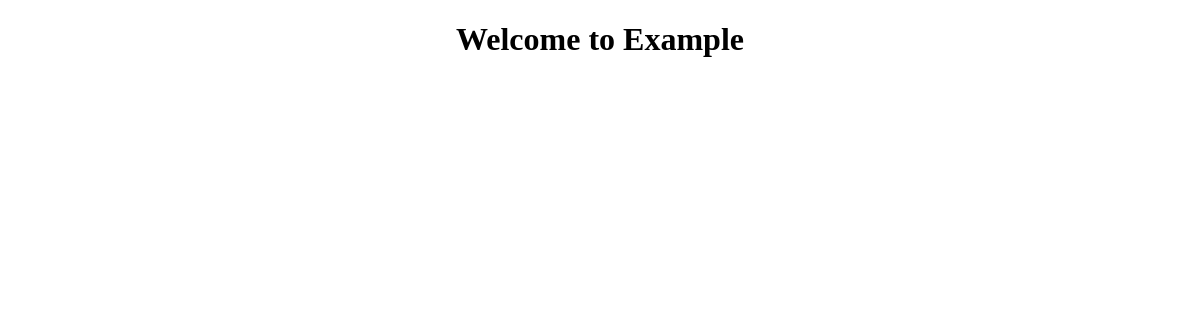
The app's page /app1/, older data.
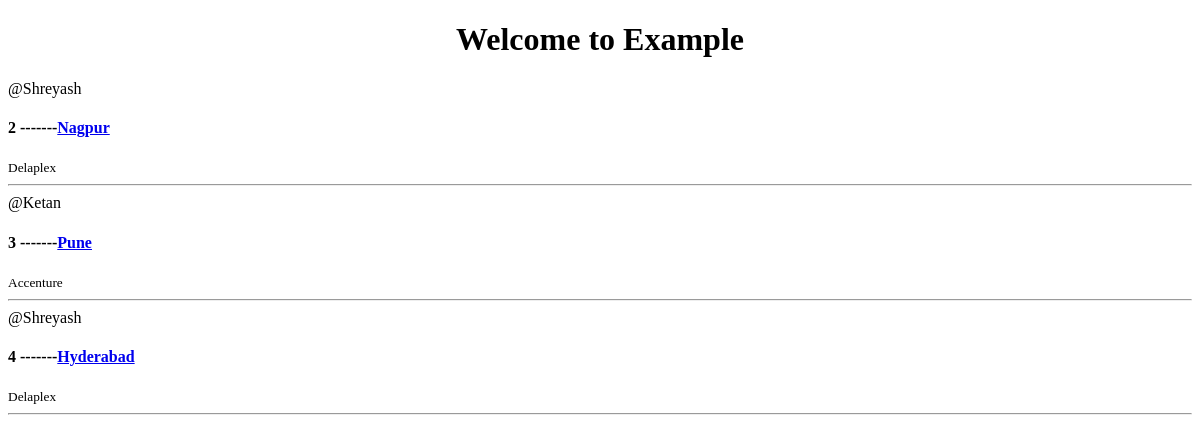
The same page, newer data.
### app1/models.py (models this page shows, shortened)
class office(models.Model):
    host = models.ForeignKey(User, on_delete=models.SET_NULL, null=True)
    company = models.ForeignKey(Company, on_delete=models.SET_NULL, null=True)
    name = models.CharField(max_length=50)
    description = models.TextField(null=True, blank=True)
    updated = models.DateTimeField(auto_now=True)
    created = models.DateTimeField(auto_now_add=True)

class Company(models.Model):
    name = models.CharField(max_length=50)
    def __str__(self):
        return self.name

### app1/views.py (the view)
# urls.py: path('',views.new, name='home'),
def new(req):
    n = office.objects.all()
    return render(req, 'index.html', {'offices':n})

### app1/templates/index.html (shortened to what this page needs)
<!DOCTYPE html>
<html>
    <head>
    </head>
    <body>
        <h1 align="center">Welcome to Example</h1>
        {% block content %}
        <div>
            {% for ofc in offices %}
            <div>
                <span>@{{ofc.host.username}}</span>
                <h4>{{ofc.id}} -------<a href=" {% url 'p1' ofc.id %} ">{{ofc.name}}</a> </h4>
                <small>{{ofc.company}}</small>
                <hr>
            </div>
            {% endfor %}
        </div>
        {%endblock content%}
    </body>
</html>

Row changes from the older to the newer data that the page shows:
added office: host.username "Shreyash", id "2", name "Nagpur", company "Delaplex"
added office: host.username "Ketan", id "3", name "Pune", company "Accenture"
added office: host.username "Shreyash", id "4", name "Hyderabad", company "Delaplex"
